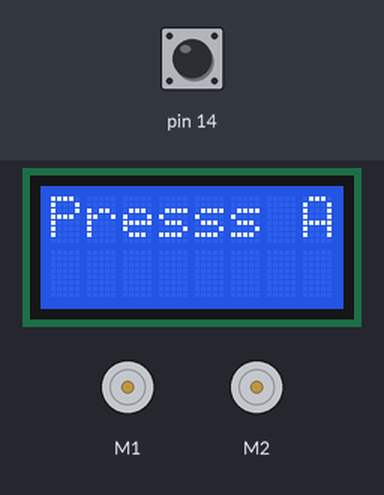
Recording of a sketch running on a simulated Arduino Leonardo, built with avr-gcc and run on an emulated ATmega32U4. Shown: 8×2 character LCD, 2 × DC motor (green arrow = forward, orange = backward, longer = faster). Inputs (shaded band) come from the test bench; at power-on: pin 14 HIGH.

Above: at 0.8 s.
0.9 s: pin 14 pulsed LOW 2 times (0.12 s each, 0.3 s apart)
At 2.8 s:
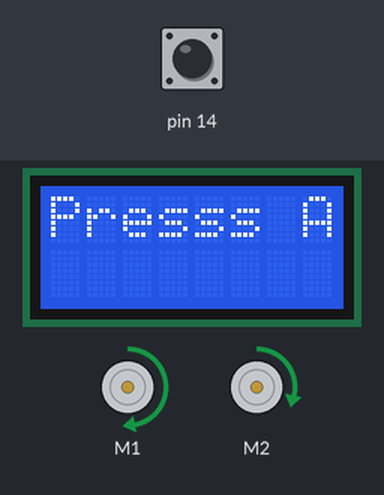
3.7 s: pin 14 pulled LOW for 3.2 s
At 6.6 s:
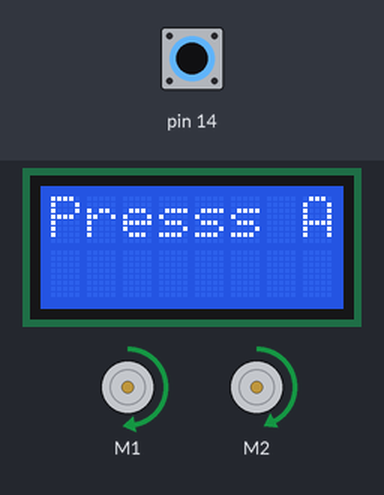
Timing chart, 0 to 11.9 s (numbered marks = the images above; inputs shaded):
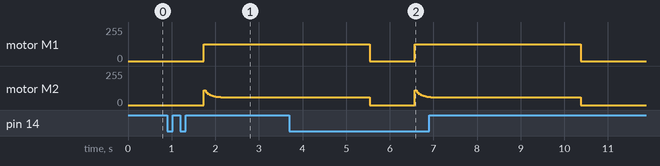

The sketch:

mech14.ino
```cpp
#include<Zumo32U4.h>
Zumo32U4Encoders  encoders;
Zumo32U4Motors    motors;
Zumo32U4ButtonA   buttonA;
Zumo32U4LCD       lcd;
#define Speed   200   //
#define Counts  2700  // 車輪約3回転
#define Kp      1.0   //
void setup(){
  lcd.clear();
  lcd.print(F("Presss A"));
  buttonA.waitForButton();
}
void loop(){
  int buttonA_state = buttonA.isPressed();
  if(buttonA_state == 1){
    buttonA_state = 0;
    delay(500);
    int L_cSpeed = Speed;
    int R_cSpeed = Speed;
    int L_counts = encoders.getCountsAndResetLeft();
    int R_counts = encoders.getCountsAndResetRight();
    motors.setSpeeds(L_cSpeed, R_cSpeed);
    while(L_counts < Counts && R_cSpeed < Counts){
      L_counts = encoders.getCountsLeft();
      R_counts = encoders.getCountsRight();
      // 左側の状態で右側を更新する
      R_cSpeed = Speed + Kp * (L_counts - R_counts);
      motors.setSpeeds(L_cSpeed, R_cSpeed);
    }
    motors.setSpeeds(0,0);
  }
}
```

Measured:
- after the input at 0.9 s, motor M1: stopped → forward 127/255 after 0.84 s
